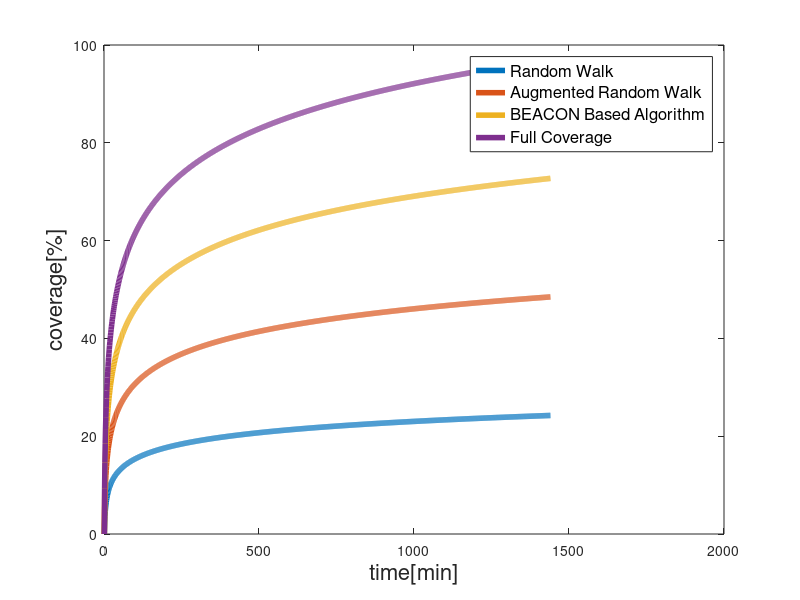

The MATLAB script that drew this image:
clear;clc;close all;

x = 1:24*60;
y = log(x)/2/15*100;
plot(x,y,'LineWidth',4)
hold on

y = log(x)/15*100;
plot(x,y,'LineWidth',4)

y = 1.5*log(x)/15*100;
plot(x,y,'LineWidth',4)

y = 2*log(x)/15*100;
plot(x,y,'LineWidth',4)

legend('Random Walk','Augmented Random Walk','BEACON Based Algorithm','Full Coverage','FontSize',12)
xlabel('time[min]','FontSize',16)
ylabel('coverage[%]','FontSize',16)